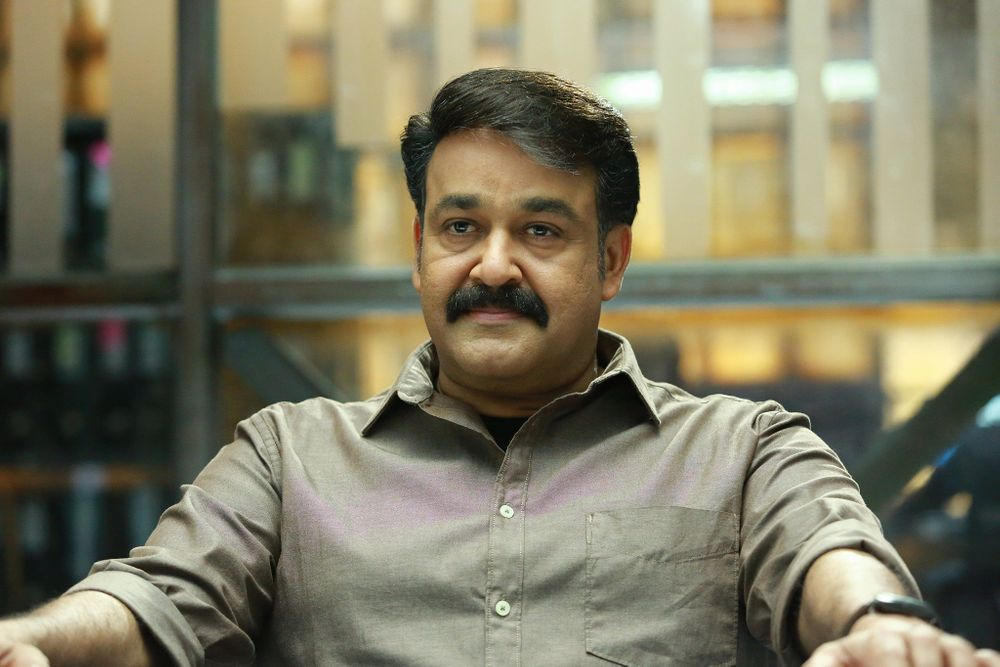
#> input picture files/sub.jpg, 1000 x 667 px, given in place of the camera
$ python Motion_Detection_with_Contour_Tracking.py
#> lines starting #> are read from the running program, lines starting #| are printed output that depends on the picture
import cv2

# Initialize the webcam
cap = cv2.VideoCapture(0)

# Read the first frame and convert to gray
ret, frame1 = cap.read()
#> frame1 is the input picture: shape (667, 1000, 3); mean B, G, R 99.1, 122, 125.8
gray1 = cv2.cvtColor(frame1, cv2.COLOR_BGR2GRAY)
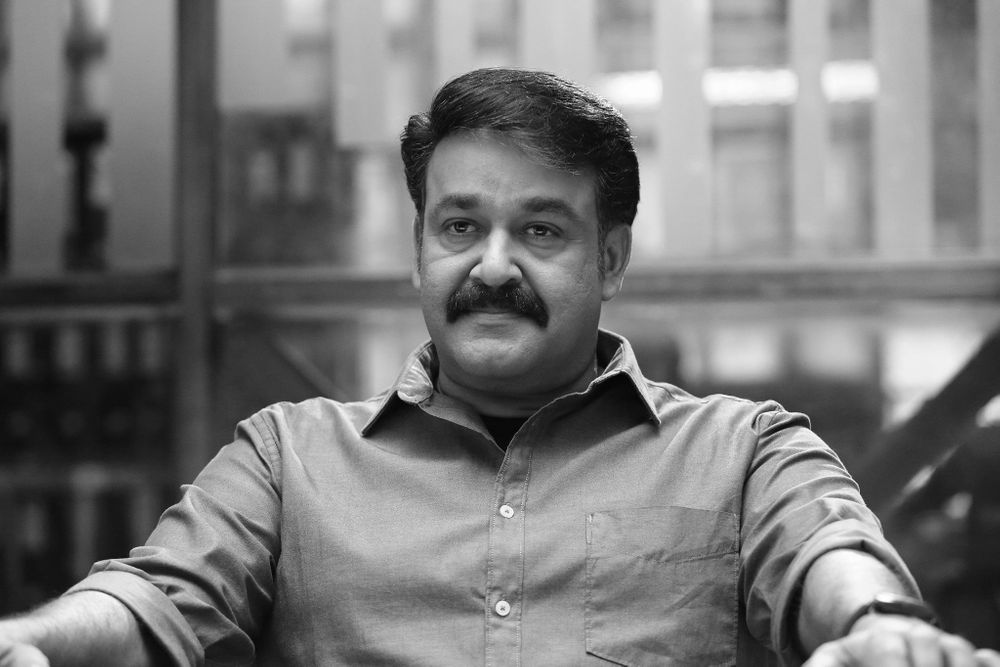
#> gray1: shape (667, 1000); min 0, max 255, mean 120.6
gray1 = cv2.GaussianBlur(gray1, (21, 21), 0)
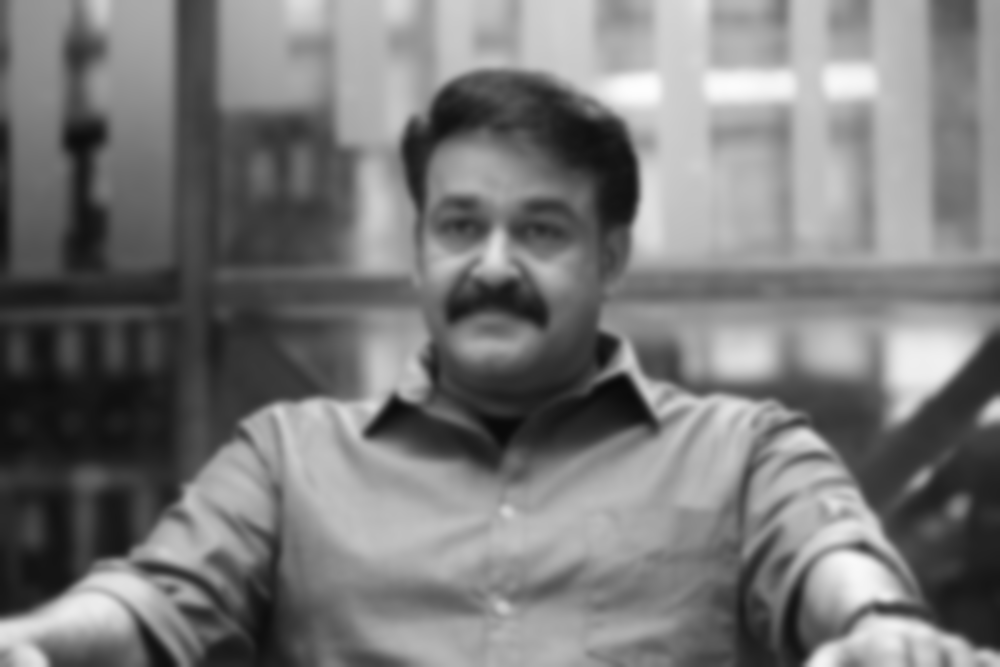
#> gray1: shape (667, 1000); min 9, max 253, mean 120.6

print("Motion detection started. Press 'q' to quit.")

while True:
    # Read next frame
    ret, frame2 = cap.read()
    gray2 = cv2.cvtColor(frame2, cv2.COLOR_BGR2GRAY)
    gray2 = cv2.GaussianBlur(gray2, (21, 21), 0)

    # Calculate difference between frames
    diff = cv2.absdiff(gray1, gray2)
#> diff: shape (667, 1000); every value is 0
    thresh = cv2.threshold(diff, 25, 255, cv2.THRESH_BINARY)[1]
    thresh = cv2.dilate(thresh, None, iterations=2)

    # Find contours (moving objects)
    contours, _ = cv2.findContours(thresh, cv2.RETR_EXTERNAL, cv2.CHAIN_APPROX_SIMPLE)
#> contours = []

    for contour in contours:
        if cv2.contourArea(contour) < 1000:  # Filter small movements
            continue
        (x, y, w, h) = cv2.boundingRect(contour)
        cv2.rectangle(frame2, (x, y), (x + w, y + h), (0, 255, 0), 2)
        cv2.putText(frame2, 'Motion Detected', (10, 20), cv2.FONT_HERSHEY_SIMPLEX, 0.8, (0, 0, 255), 2)
#> this loop made 0 passes

    # Show live frame
    cv2.imshow('Motion Detector', frame2)

    # Exit on 'q'
    if cv2.waitKey(10) & 0xFF == ord('q'):
#> (key q is pressed here)
        break

    # Set current frame as previous
    gray1 = gray2

cap.release()
cv2.destroyAllWindows()
